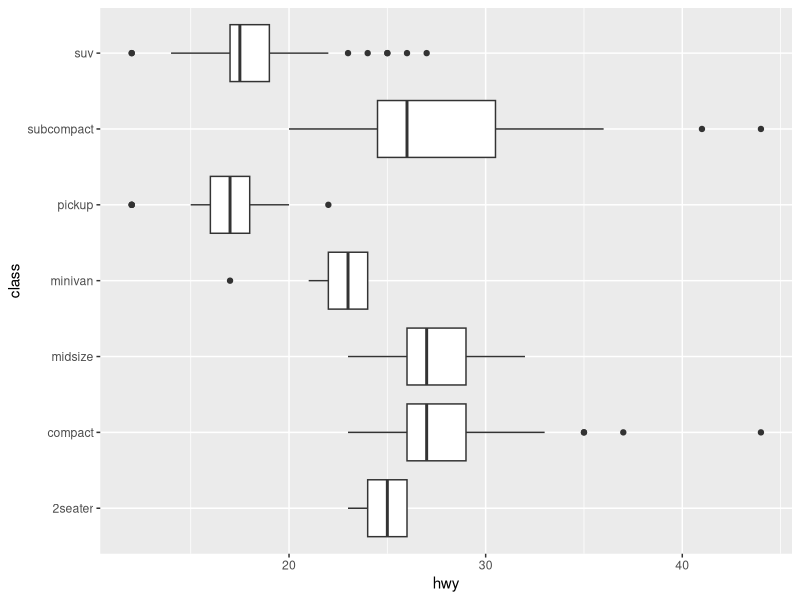
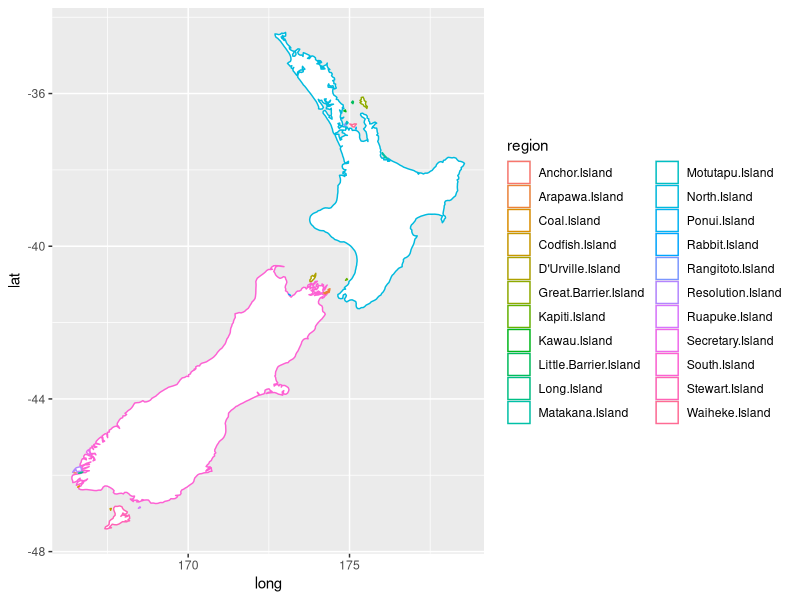
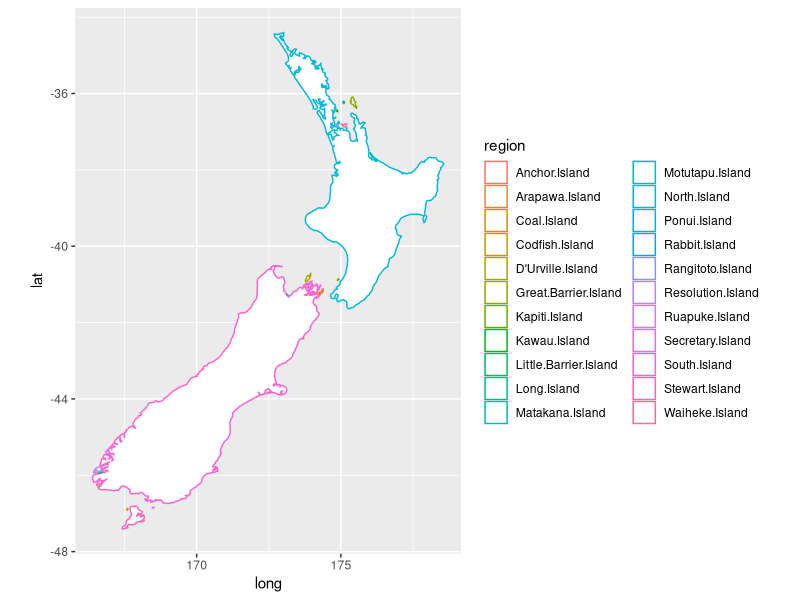
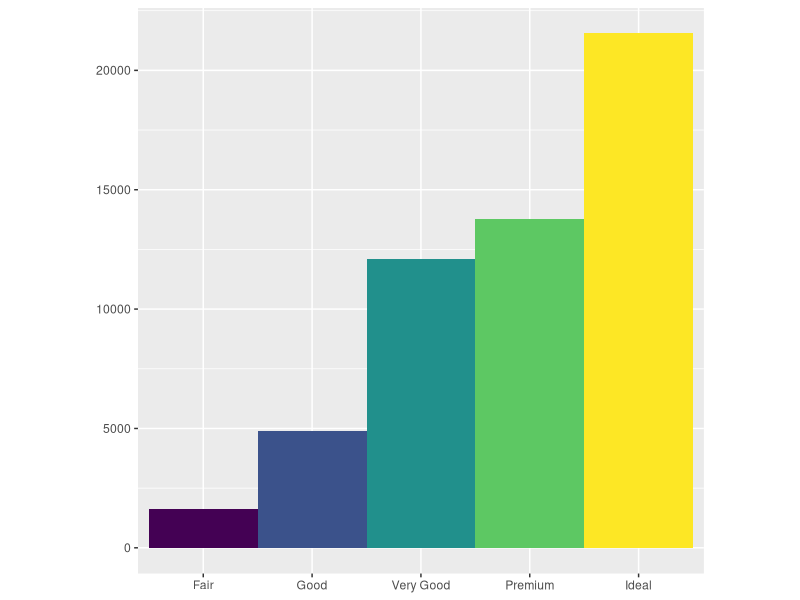
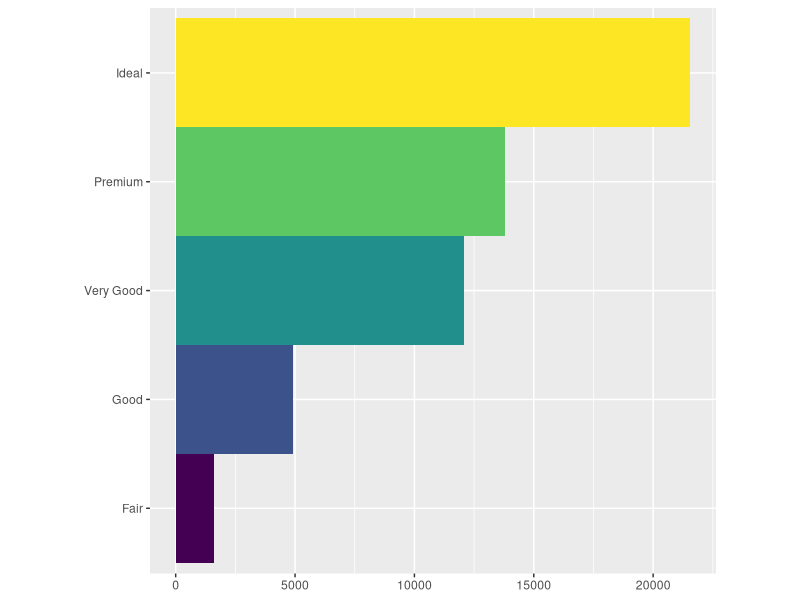
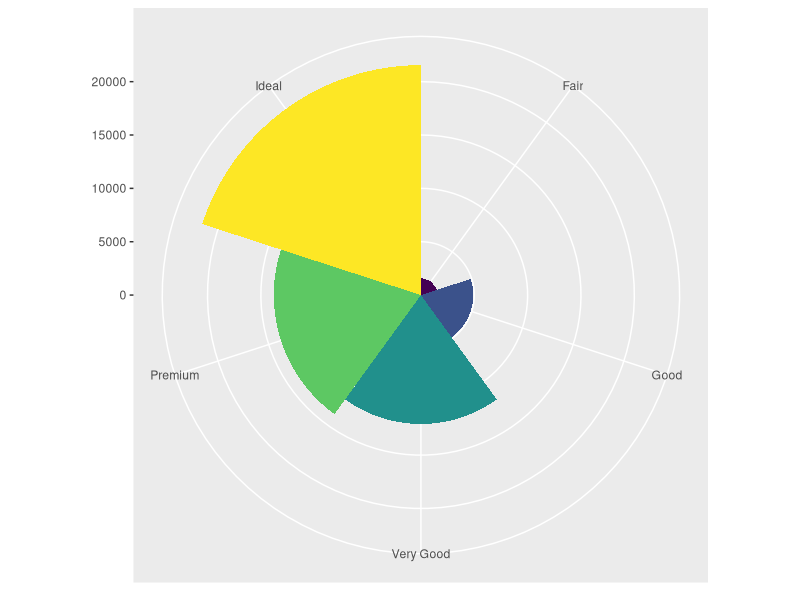
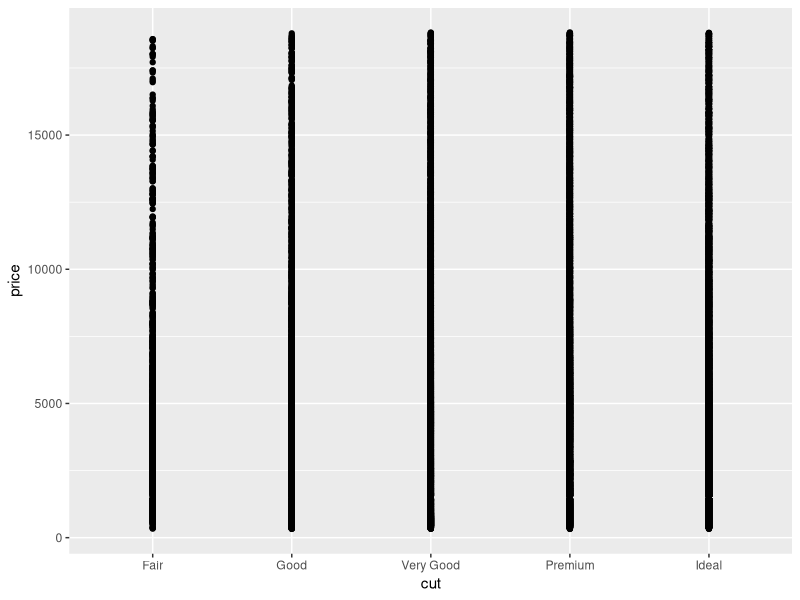
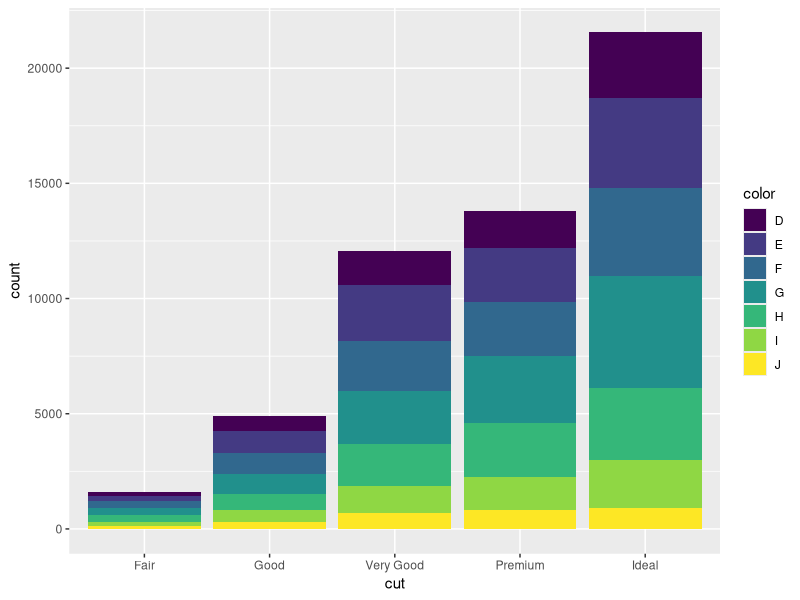

R code for these plots, in order:
library(tidyverse)

#Coordinate Systems

#Tranpose x-axis -> y-axis
ggplot(mpg, aes(x = class, y = hwy)) + 
  geom_boxplot() + 
  coord_flip()

######################################################
nz = map_data("nz")
View(nz)
#Without aspect scaling
ggplot(nz, aes(long, lat, group = group, colour = region)) + 
  geom_polygon(fill = "white") 

#with coord_quickmap() to scale to aspect ratio
ggplot(nz, aes(long, lat, group = group, colour = region)) + 
  geom_polygon(fill = "white") + 
  coord_quickmap()

######################################################
bar = ggplot(diamonds) + 
  geom_bar(mapping = aes(x = cut, fill = cut),
           show.legend = FALSE,
           width = 1
           ) +
  theme(aspect.ratio = 1) +
  labs(x = NULL, y = NULL)
bar
bar + coord_flip()  #Transpose axis
bar + coord_polar() #Plot in Polar Coordinate

######################################################
#Question 1
View(diamonds)

ggplot(diamonds, aes(x = cut, y = price)) +
  geom_point()

ggplot(diamonds, aes(x = cut, fill = color)) +
  geom_bar()

#Question 2
ggplot(diamonds, aes(x = cut, fill = color)) +
  geom_bar() +
  labs(
    tag      = "Top Left Tag", 
    title    = "Title", 
    subtitle = "Subtitle",
    x        = "x-axis",
    y        = "y-axis",
    caption  = "Caption"
  )  

#Add axis
ggplot(diamonds, aes(x = cut, fill = color)) +
  geom_bar() +
  xlab("x-axis") +
  ylab("y-axis")

#Using ggtitle()
ggplot(diamonds, aes(x = cut, fill = color)) +
  geom_bar() +
  ggtitle(label = "The Label", 
          subtitle = "Subtitle")
  
##################################################
#Question 3
library(mapproj)

if (require("maps")) {
  nz <- map_data("nz")

  # Prepare a map of NZ
  nzmap <- ggplot(nz, aes(x = long, y = lat, group = group)) +
            geom_polygon(fill = "white", colour = "black")
  
  #Plot it in cartesian coordinates
  nzmap

  #With the aspect ratio approximation
  #coord_quickmap is a quick approximation that 
  #does preserve straight lines. 
  #It works best for smaller areas closer to the equator.
  nzmap + coord_quickmap()

  #With correct mercator projection
  #Map projections do not, in general, preserve straight lines, 
  #so this requires considerable computation
  nzmap + coord_map()
}

######################################################
#Question4
loadData = mpg
ggplot(mpg, aes(x = cty, y = hwy)) +
  geom_point() +
  coord_fixed() + #default coord system is 1-x to 1-y
#  geom_abline(intercept = 0, slope = 1.3, colour = "red") #default abline =  
  geom_abline(intercept = 0, slope = 1) #default abline, intercept = 0, slope = 1


# Calculate SLOPE & INTERCEPT of line of best fit
#mtcars == a dataset
p <- ggplot(mtcars, aes(wt, mpg)) + geom_point()
coef(lm(mpg ~ wt, data = mtcars))
p + geom_abline(intercept = 37, slope = -5)
# But this is easier to do with geom_smooth:
p + geom_smooth(method = "lm", se = FALSE)
